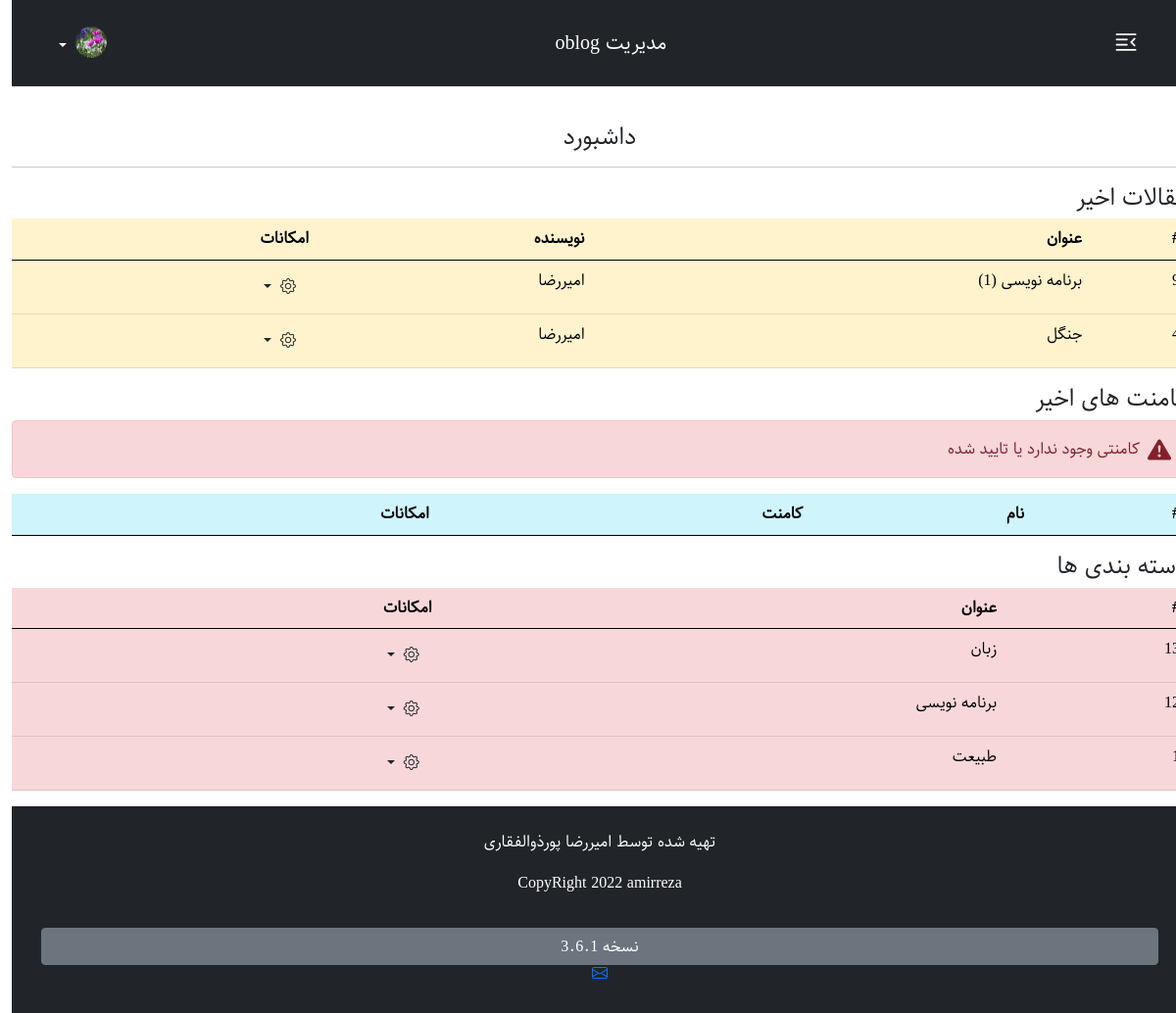
/admin/index.php (signed in), run on the app's committed database.
### tables this page shows
CREATE TABLE `information` (
  `id` int(11) NOT NULL,
  `body` text NOT NULL
);

CREATE TABLE `posts` (
  `id` int(11) NOT NULL,
  `title` varchar(190) NOT NULL,
  `category_id` int(11) NOT NULL,
  `body` text NOT NULL,
  `auther` varchar(190) NOT NULL,
  `image` varchar(190) NOT NULL
);

CREATE TABLE `categories` (
  `id` int(11) NOT NULL,
  `title` varchar(200) NOT NULL
);

### admin/index.php (the view, shortened to what this page needs)
<?php
include("./include/nav.php");
$posts= $base->query("SELECT * FROM `posts` ORDER BY id DESC");
$comments = $base->query("SELECT * FROM `comments` WHERE statues = '0' ORDER BY id DESC");
$categories = $base->query("SELECT * FROM `categories` ORDER BY id DESC");
 ?>
<br>
<br>
<br>
<section>
<div class="row">
               <div class="col mt-5">
         <h4 class="text-center">داشبورد</h4>
         <hr>
         <div>
         <h4>مقالات اخیر</h4>
         <table class="table table-warning table-responsive">
  <thead>
    <tr>
      <th scope="col">#</th>
      <th scope="col">عنوان</th>
      <th scope="col">نویسنده</th>
      <th scope="col">امکانات</th>
    </tr>
  </thead>
  <tbody>
    <?php
    if($posts->rowcount() > 0){
      foreach($posts as $post){
        ?>
            <tr>
      <td><?php echo $post['id']; ?></td>
      <td><?php echo $post['title']; ?></td>
      <td><?php echo $post['auther']; ?></td>
      <td>
            <div class="dropdown">
            <button data-bs-toggle="dropdown" class="btn dropdown-toggle">
                      <i class="bi bi-gear"></i>
               </button>
            </div>
      </td>
    </tr>
    <?php
      }
    }
    ?>
  </tbody>
</table>
         </div>
         <div>
         <h4>کامنت های اخیر</h4>
         <table class="table table-info table-responsive">
  <thead>
    <tr>
      <th scope="col">#</th>
      <th scope="col">نام</th>
      <th scope="col">کامنت</th>
      <th scope="col">امکانات</th>
    </tr>
  </thead>
  <tbody>
  <?php
    if($comments->rowcount() > 0){
      foreach($comments as $comment){
        ?>
            <tr>
      <td><?php echo $comment['id']; ?></td>
      <td><?php echo $comment['name']; ?></td>
      <td><?php echo $comment['comment']; ?></td>
      <td>
            <div class="dropdown">
            <button data-bs-toggle="dropdown" class="btn dropdown-toggle">
                      <i class="bi bi-gear"></i>
               </button>
               <ul class="dropdown-menu">
               <li class="dropdown-item"><a href="index.php?entity=comment&action=approve&id=<?php echo $comment['id'] ;?>"><i class="bi bi-check-lg"></i> تایید</a></li>
               <li class="dropdown-item"><a href="index.php?entity=comment&action=delete&id=<?php echo $comment['id'] ;?>"><i class="bi bi-trash-fill"></i> حذف</a></li>
               </ul>
            </div>
      </td>
    </tr>
    <?php
      }
    }else{
      ?>
         <div class="col">
    <div class="alert alert-danger d-flex align-items-center" role="alert">
  <svg class="bi flex-shrink-0 me-2" width="24" height="24" role="img" aria-label="Danger:"><use xlink:href="#exclamation-triangle-fill"/></svg>
  <div>
   کامنتی وجود ندارد یا تایید شده
  </div>
</div>
    </div>
      <?php
    }
    ?>
  </tbody>
</table>
         </div>
         <div>
         <h4>دسته بندی ها</h4>
  <table class="table table-danger table-responsive">
  <thead>
    <tr>
      <th scope="col">#</th>
      <th scope="col">عنوان</th>
      <th scope="col">امکانات</th>
    </tr>
  </thead>
  <tbody>
    <?php
    if($categories->rowcount() > 0){
      foreach($categories as $category){
        ?>
   <tr>
      <td><?php echo $category['id']; ?></td>
      <td><?php echo $category['title']; ?></td>
      <td>
            <div class="dropdown">
            <button data-bs-toggle="dropdown" class="btn dropdown-toggle">
                      <i class="bi bi-gear"></i>
               </button>
            </div>
      </td>
    </tr>
        <?php
      }
    }
    ?>
  </tbody>
</table>
  </div>
  </div>
</div>
</section>
<?php
include("../include/footer.php");
?>

### admin/include/nav.php (shortened to what this page needs)
<?php
include("./include/db.php");
$sadmin = $base->query("SELECT * FROM `information` WHERE id = 5 ");
?>
<!DOCTYPE html>
<html lang="fa">
<head>
               <link rel="stylesheet" href="https://cdn.jsdelivr.net/npm/bootstrap@5.0.2/dist/css/bootstrap.rtl.min.css">
               <link rel="stylesheet" href="https://cdn.jsdelivr.net/npm/bootstrap-icons@1.5.0/font/bootstrap-icons.css">
               <link rel="stylesheet" href="./css/admin.css">
</head>
<body >
<nav class="navbar fixed-top navbar-dark bg-dark p-3 mb-5 border-bottom">
  <div class="container ms-2">
  <button class="btn  fs-3 text-white" type="button" data-bs-toggle="offcanvas" data-bs-target="#offcanvasRight" aria-controls="offcanvasRight">
<i class="bi bi-text-indent-right"></i>
</button>
<?php
  if($sadmin->rowcount() > 0){
  foreach($sadmin as $ssadmin){
   ?>
    <a href="index.php" class="navbar-brand"><?php echo $ssadmin['body']; ?></a>
   <?php
  }
}
?>
      <div class="dropdown text-end">
        <a href="index.php" class="d-block link-dark text-light text-decoration-none dropdown-toggle" id="dropdownUser1" data-bs-toggle="dropdown" aria-expanded="false">
          <img src="./img/hey.jpg" alt="mdo" width="32" height="32" class="rounded-circle">
        </a>
      </div>
    </div>
</nav>

### include/footer.php (shortened to what this page needs)
<?php
$footer_querya = "SELECT * FROM `information` WHERE id = 2 ";
$footera = $base->query($footer_querya);
if($footera->rowcount() > 0){
  foreach($footera as $foota){
?>
<?php
$footer_queryb = "SELECT * FROM `information` WHERE id = 3 ";
$footerb = $base->query($footer_queryb);
if($footerb->rowcount() > 0){
  foreach($footerb as $footb){
?>
<footer class="text-center text-white bg-dark py-4">
  <div class="container">
    <div class="row flex-column">
<div><?php echo $foota['body']; ?></div>
<button class="  mt-3 btn btn-secondary">نسخه <?php echo $footb['body'] ?></button>
<div>
  <a target="_blank" href="mailto:ar.pourzolfaghari@gmail.com"></a>
</div>
    </div>
  </div>
</footer>
<?php
  }
}
  }
}
?>
</body>
</html>

### admin/css/admin.css (style rules this page uses)
body { direction: rtl !important; text-align: right !important; font-family: "sahel" !important; line-height: 1.6; }

### data on the page
information: body "مدیریت oblog"
posts: auther "امیررضا"
posts: title "جنگل", auther "امیررضا"
categories: id "13", title "زبان"
categories: id "12", title "برنامه نویسی"
categories: title "طبیعت"
information: body "تهیه شده توسط امیررضا پورذوالفقاری CopyRight 2022 amirreza"
information: body "3.6.1"
